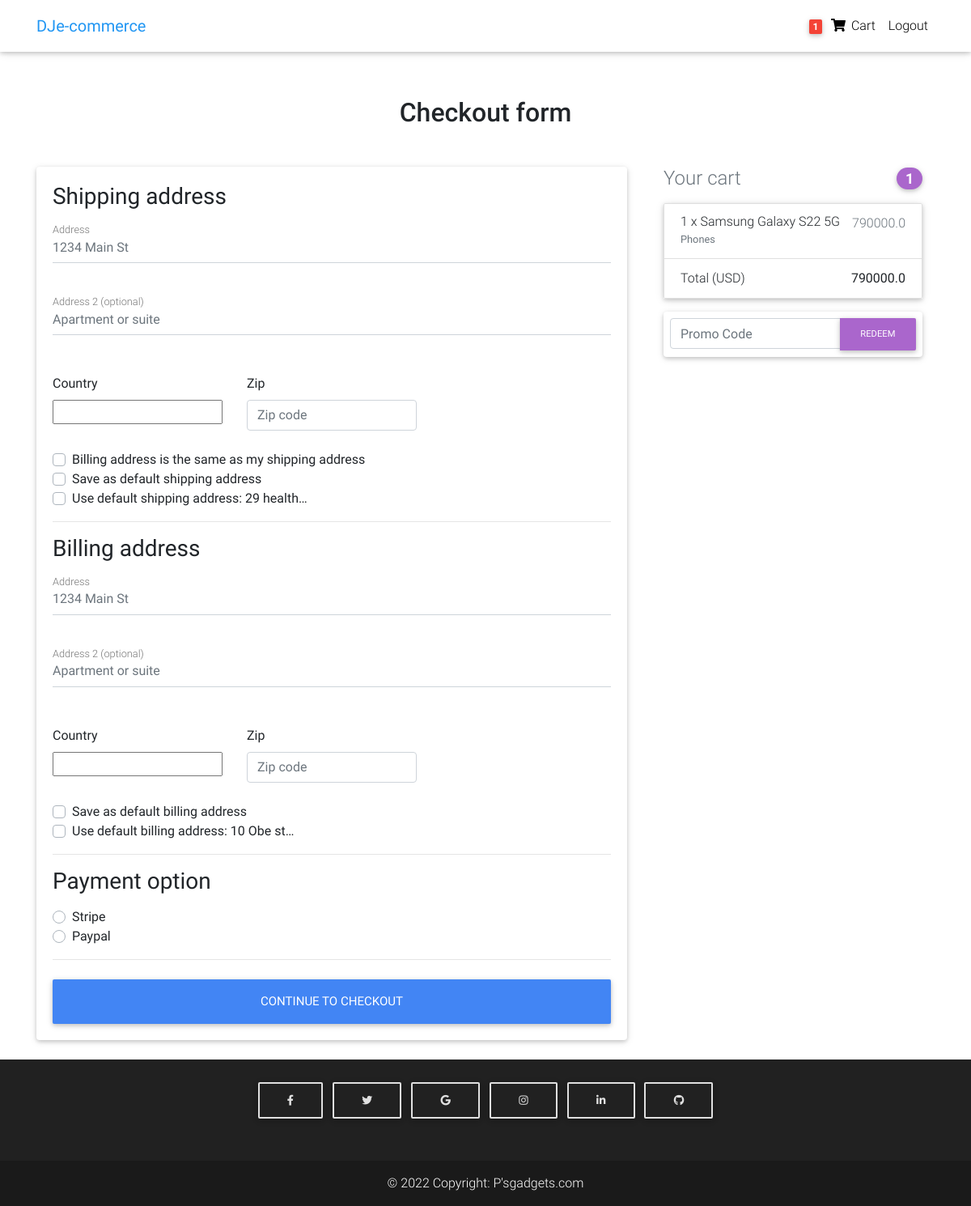
Screenshot of /checkout/ (signed in) with the database file from the repository.
### store/models.py (models this page shows, shortened)
class Order(models.Model):
    user = models.ForeignKey(settings.AUTH_USER_MODEL, on_delete=models.CASCADE)
    ref_code = models.CharField(max_length=20, blank=True, null=True)
    items = models.ManyToManyField(OrderItem)
    strat_date = models.DateTimeField(auto_now_add=True)
    ordered_date = models.DateTimeField()
    ordered = models.BooleanField(default=False)
    billing_address = models.ForeignKey('Address', related_name="billing_address", on_delete=models.SET_NULL, blank=True, null=True)
    shipping_address = models.ForeignKey('Address', related_name="shipping_address", on_delete=models.SET_NULL, blank=True, null=True)
    payment = models.ForeignKey('Payment', on_delete=models.SET_NULL, blank=True, null=True)
    coupon = models.ForeignKey("Coupon", on_delete=models.SET_NULL, blank=True, null=True)
    being_delivered = models.BooleanField(default=False)
    received = models.BooleanField(default=False)
    refund_requested = models.BooleanField(default=False)
    refund_granted = models.BooleanField(default=False)
    def get_total(self):
        total = 0
        for order_item in self.items.all():
            total += order_item.get_final_price()
        if self.coupon:
            total -= self.coupon.amount
        return total

class Address(models.Model):
    user = models.ForeignKey(settings.AUTH_USER_MODEL, on_delete=models.CASCADE)
    street_address = models.CharField(max_length=100)
    apartment_address = models.CharField(max_length=100)
    country = CountryField(multiple=False)
    zip = models.CharField(max_length=100)
    address_type = models.CharField(max_length=2, choices=ADDRESS_CHOICES)
    default = models.BooleanField(default=False)
    class Meta:
        verbose_name_plural = "Addresses"

class OrderItem(models.Model):
    user = models.ForeignKey(settings.AUTH_USER_MODEL, on_delete=models.CASCADE)
    ordered = models.BooleanField(default=False)
    item = models.ForeignKey(Product, on_delete=models.CASCADE)
    quantity = models.IntegerField(default=1)
    def get_total_item_price(self):
        return self.quantity * self.item.price
    def get_final_price(self):
        if self.item.discount_price:
            return self.get_total_discount_item_price()
        return self.get_total_item_price()

class Product(models.Model):
    title = models.CharField(max_length=100)
    brand = models.CharField(max_length=100)
    model = models.CharField(max_length=250, blank=True, null=True)
    features = models.TextField(blank=True, null=True)
    stock = models.IntegerField(default=100)
    released_on = models.CharField(max_length=100)
    dimensions = models.CharField(max_length=100)
    price = models.FloatField()
    discount_price = models.FloatField(blank=True, null=True)
    category = models.CharField(choices=CATEGORY_CHOICES, max_length=3)
    label =  models.CharField(choices=LABEL_CHOICES, max_length=1)
    slug = models.SlugField()
    description = models.TextField()
    image = models.ImageField(upload_to="product_images")
    type = models.CharField(choices=TYPE_CHOICES, max_length=2)

### store/views.py (the view, shortened to what this page needs)
# urls.py: path("checkout/", CheckoutView.as_view(), name="checkout"),
class CheckoutView(View):
    def get(self, *args, **kwargs):
        try:
            order = Order.objects.get(user=self.request.user, ordered=False)
            form = CheckoutForm()
            context = {
            'form': form,
            'couponform': CouponForm(),
            'order': order,
            'DISPLAY_COUPON_FORM': True,
            }
            shipping_address_qs = Address.objects.filter(
                user=self.request.user,
                address_type="S",
                default=True
            )
            if shipping_address_qs.exists():
                context.update({'default_shipping_address': shipping_address_qs[0]})
            billing_address_qs = Address.objects.filter(
                user=self.request.user,
                address_type="B",
                default=True
            )
            if billing_address_qs.exists():
                context.update({'default_billing_address': billing_address_qs[0]})
            return render(self.request, "store/checkout_3.html", context)
        except ObjectDoesNotExist:
            messages.info(self.request, 'You do not have an active order')
            return redirect("checkout")

### store/forms.py
class CheckoutForm(forms.Form):
    shipping_address = forms.CharField(required=False)
    shipping_address2 = forms.CharField(required=False)
    shipping_country = CountryField(blank_label='(select country)').formfield(
        required=False,
        widget=CountrySelectWidget(attrs={
        'class': 'custom-select d-block w-100'
    }))
    shipping_zip = forms.CharField(required=False)
    billing_address = forms.CharField(required=False)
    billing_address2 = forms.CharField(required=False)
    billing_country = CountryField(blank_label='(select country)').formfield(
        required=False,
        widget=CountrySelectWidget(attrs={'class': 'custom-select d-block w-100',
        }))
    billing_zip = forms.BooleanField(required=False)
    same_billing_address = forms.BooleanField(required=False)
    set_default_shipping = forms.BooleanField(required=False)
    use_default_shipping = forms.BooleanField(required=False)
    set_default_billing = forms.BooleanField(required=False)
    use_default_billing = forms.BooleanField(required=False)
    payment_option = forms.ChoiceField(widget=forms.RadioSelect, choices=PAYMENT_CHOICES)

class CouponForm(forms.Form):
    code = forms.CharField(widget=forms.TextInput(attrs={
    "class": "form-control",
    "placeholder": "Promo Code",
    "aria-label": "Recipient\'s username",
    "aria-describedby": "basi-addon2"
    }))

### store/templatetags/cart_template_tags.py (called while the page is built)
@register.filter
def cart_item_count(user):
    if user.is_authenticated:
        qs = Order.objects.filter(user=user, ordered=False)
        if qs.exists():
            return qs[0].items.count()
    return 0

### store/templates/store/checkout_3.html (shortened to what this page needs)
{% extends "store/check_base.html" %}
{% load crispy_forms_tags %}
{% block content %}
  <main >
    <div class="container wow fadeIn">
      <h2 class="my-5 h2 text-center">Checkout form</h2>
      <div class="row">
        <div class="col-md-8 mb-4">
          <div class="card">
            <form method="POST" class="card-body">
              <h3>Shipping address</h3>
              <div class='hideable_shipping_form'>
                <div class="md-form mb-5">
                  <input type='text' placeholder='1234 Main St' id='shipping_address' name='shipping_address' class='form-control' />
                  <label for="shipping_address" class="">Address</label>
                </div>
                <div class="md-form mb-5">
                  <input type='text' placeholder='Apartment or suite' id='shipping_address2' name='shipping_address2' class='form-control' />
                  <label for="shipping_address2" class="">Address 2 (optional)</label>
                </div>
                <div class="row">
                  <div class="col-lg-4 col-md-12 mb-4">
                    <label for="country">Country</label>
                    {{ form.shipping_country }}
                  </div>
                  <div class="col-lg-4 col-md-6 mb-4">
                    <label for="shipping_zip">Zip</label>
                    <input type='text' placeholder='Zip code' id='shipping_zip' name='shipping_zip' class='form-control' />
                  </div>
                </div>
                <div class="custom-control custom-checkbox">
                  <label class="custom-control-label" for="same_billing_address">Billing address is the same as my shipping address</label>
                </div>
                <div class="custom-control custom-checkbox">
                  <label class="custom-control-label" for="set_default_shipping">Save as default shipping address</label>
                </div>
              </div>
              {% if default_shipping_address %}
              <div class="custom-control custom-checkbox">
                <label class="custom-control-label" for="use_default_shipping">Use default shipping address: {{ default_shipping_address.street_address|truncatechars:10 }}</label>
              </div>
              {% endif %}
              <hr>
              <h3>Billing address</h3>
              <div class='hideable_billing_form'>
                <div class="md-form mb-5">
                  <input type='text' placeholder='1234 Main St' id='billing_address' name='billing_address' class='form-control' />
                  <label for="billing_address" class="">Address</label>
                </div>
                <div class="md-form mb-5">
                  <input type='text' placeholder='Apartment or suite' id='billing_address2' name='billing_address2' class='form-control' />
                  <label for="billing_address2" class="">Address 2 (optional)</label>
                </div>
                <div class="row">
                  <div class="col-lg-4 col-md-12 mb-4">
                    <label for="country">Country</label>
                    {{ form.billing_country }}
                  </div>
                  <div class="col-lg-4 col-md-6 mb-4">
                    <label for="billing_zip">Zip</label>
                    <input type='text' placeholder='Zip code' id='billing_zip' name='billing_zip' class='form-control' />
                  </div>
                </div>
                <div class="custom-control custom-checkbox">
                  <label class="custom-control-label" for="set_default_billing">Save as default billing address</label>
                </div>
              </div>
              {% if default_billing_address %}
              <div class="custom-control custom-checkbox">
                <label class="custom-control-label" for="use_default_billing">Use default billing address: {{ default_billing_address.street_address|truncatechars:10 }}</label>
              </div>
              {% endif %}
              <hr>
              <h3>Payment option</h3>
              <div class="d-block my-3">
                {% for value, name in form.fields.payment_option.choices %}
                <div class="custom-control custom-radio">
                  <label class="custom-control-label" for="{{ name }}">{{ name }}</label>
                </div>
                {% endfor %}
              </div>
              <hr class="mb-4">
              <button class="btn btn-primary btn-lg btn-block" type="submit">Continue to checkout</button>
            </form>
          </div>
        </div>
        <div class="col-md-4 mb-4">
          {% include "store/snippets.html" %}
        </div>
      </div>
    </div>
  </main>
{% endblock content %}

### store/templates/store/check_navbar.html (shortened to what this page needs)
{% load cart_template_tags %}
<nav class="navbar fixed-top navbar-expand-lg navbar-light white scrolling-navbar">
    <div class="container">
      <a class="navbar-brand waves-effect" href="/">
        <strong class="blue-text">DJe-commerce</strong>
      </a>
      <div class="collapse navbar-collapse" id="navbarSupportedContent">
        <ul class="navbar-nav nav-flex-icons">
          {% if request.user.is_authenticated %}
          <li class="nav-item">
            <a href="{% url 'order-summary' %}" class="nav-link waves-effect">
              <span class="badge red z-depth-1 mr-1"> {{ request.user|cart_item_count }} </span>
              <i class="fas fa-shopping-cart"></i>
              <span class="clearfix d-none d-sm-inline-block"> Cart </span>
            </a>
          </li>
          <li class="nav-item">
            <a class="nav-link waves-effect" href="{% url 'account_logout' %}">
              <span class="clearfix d-none d-sm-inline-block"> Logout </span>
            </a>
          </li>
          {% endif %}
        </ul>
      </div>
    </div>
  </nav>

### store/templates/store/snippets.html (shortened to what this page needs)
<div class="col-md-12 mb-4">
    <h4 class="d-flex justify-content-between align-items-center mb-3">
      <span class="text-muted">Your cart</span>
      <span class="badge badge-secondary badge-pill">{{ order.items.count }}</span>
    </h4>
    <ul class="list-group mb-3 z-depth-1">
      {% for order_item in order.items.all %}
      <li class="list-group-item d-flex justify-content-between lh-condensed">
        <div>
          <h6 class="my-0">{{ order_item.quantity}} x {{ order_item.item.title }}</h6>
          <small class="text-muted">{{ order_item.item.get_category_display }}</small>
        </div>
        <span class="text-muted">{{ order_item.get_final_price}}</span>
      </li>
      {% endfor %}
      <li class="list-group-item d-flex justify-content-between">
        <span>Total (USD)</span>
        <strong>{{ order.get_total }}</strong>
      </li>
    </ul>
    {% if DISPLAY_COUPON_FORM %}
    <form class="card p-2" action="{% url 'add-coupon' %}" method="post">
        <div class="input-group">
        {{ couponform.code }}
        <div class="input-group-append">
            <button class="btn btn-secondary btn-md waves-effect m-0" type="submit">Redeem</button>
        </div>
        </div>
    </form>
    {% endif %}
  </div>

### store/templates/store/check_base.html (style rules this page uses)
html, body, header, .carousel { height: 60vh; }

### rows the page displays
Address: street_address "29 health…"
Address: street_address "10 Obe st…"
Order: items.count "1", get_total "790000.0"
OrderItem: quantity "1", item "Samsung Galaxy S22 5G", item.category "Phones", get_final_price "790000.0"

### other values shown
{{ request.user|cart_item_count }} "1"
{{ name }} "Stripe" "Paypal"
